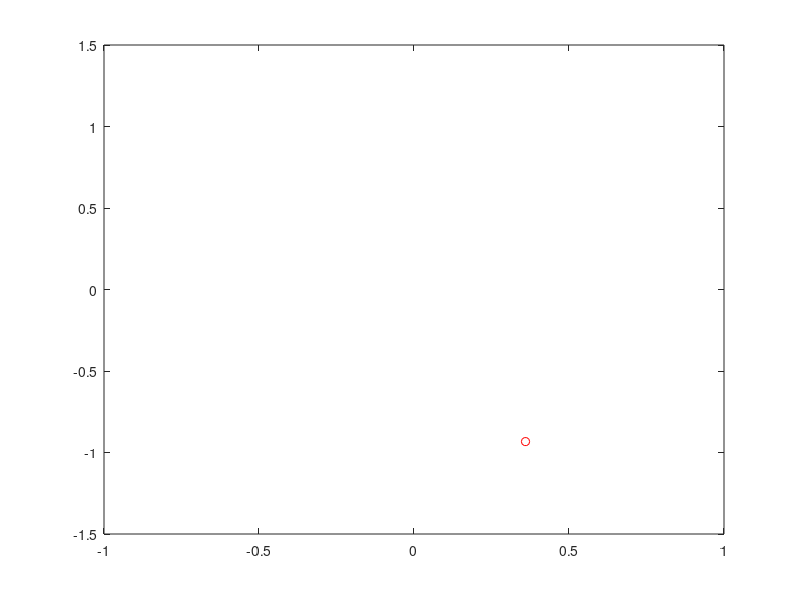

Source code (MATLAB):
#Equation for angle is phi''(t) + k*phi'(t) + g/l*sin(phi(t))=0

#CONSTANTS
g=9.8; #gravitational constant
l=1; #pendulum length
v=-2; #initial linear speed
k=0.15; #friction coefficient
h=0.05; #step
t=0:h:10; #time

#STARTING VALUES
phi(1)=pi/6; #initial angle
phi(2)=phi(1) + v/l*h; #get angle at time h (derived from v=omega*R)
x(1)=l*sin(phi(1));
y(1)=-l*cos(phi(1));
x(2)=l*sin(phi(2));
y(2)=-l*cos(phi(2));

plot(x(1),y(1),'ro')
axis([-1,1,-1.5,0])
plot(x(2),y(2),'ro')

#FILL ARRAYS
for n=2:length(t)-1 #approximate for times t=(n+1)*h
    phi(n+1)=2*phi(n)-phi(n-1)-h*k*(phi(n)-phi(n-1))-h^2*(g/l*sin(phi(n))); #numerical solution of the differential equation
    x(n+1)=l*sin(phi(n+1)); #x coordinate in cartesian
    y(n+1)=-l*cos(phi(n+1)); #y coordinate in cartesian
    plot(x(n+1),y(n+1),'ro')
    axis([-l,l,-1.5*l,1.5*l])
    hold off
    pause(0.001);
end


#MORE PLOTTING
#plot(t,phi)
#plot(t,x)
#plot(t,y)
#for n=1:length(1)
 # plot(x(n),y(n),'ro')
 # sleep(0.001);
#end
#plot(x,y,'.')
#axis([-1,1,-1.5,0])